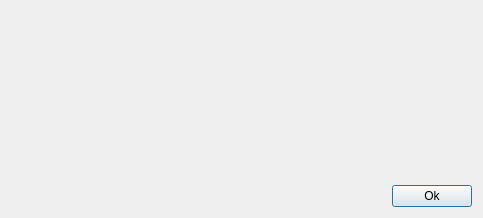
<?xml version="1.0" encoding="UTF-8"?>
<ui version="4.0">
 <class>pointsMessage</class>
 <widget class="QDialog" name="pointsMessage">
  <property name="geometry">
   <rect>
    <x>0</x>
    <y>0</y>
    <width>483</width>
    <height>218</height>
   </rect>
  </property>
  <property name="windowTitle">
   <string>Punkte</string>
  </property>
  <layout class="QVBoxLayout" name="verticalLayout">
   <item>
    <spacer name="verticalSpacer_2">
     <property name="orientation">
      <enum>Qt::Vertical</enum>
     </property>
     <property name="sizeHint" stdset="0">
      <size>
       <width>20</width>
       <height>65</height>
      </size>
     </property>
    </spacer>
   </item>
   <item>
    <layout class="QHBoxLayout" name="horizontalLayout_2">
     <item>
      <spacer name="horizontalSpacer_2">
       <property name="orientation">
        <enum>Qt::Horizontal</enum>
       </property>
       <property name="sizeHint" stdset="0">
        <size>
         <width>40</width>
         <height>20</height>
        </size>
       </property>
      </spacer>
     </item>
     <item>
      <widget class="QLabel" name="label">
       <property name="text">
        <string/>
       </property>
      </widget>
     </item>
     <item>
      <spacer name="horizontalSpacer_3">
       <property name="orientation">
        <enum>Qt::Horizontal</enum>
       </property>
       <property name="sizeHint" stdset="0">
        <size>
         <width>40</width>
         <height>20</height>
        </size>
       </property>
      </spacer>
     </item>
    </layout>
   </item>
   <item>
    <spacer name="verticalSpacer">
     <property name="orientation">
      <enum>Qt::Vertical</enum>
     </property>
     <property name="sizeHint" stdset="0">
      <size>
       <width>20</width>
       <height>64</height>
      </size>
     </property>
    </spacer>
   </item>
   <item>
    <layout class="QHBoxLayout" name="horizontalLayout">
     <item>
      <spacer name="horizontalSpacer">
       <property name="orientation">
        <enum>Qt::Horizontal</enum>
       </property>
       <property name="sizeHint" stdset="0">
        <size>
         <width>188</width>
         <height>20</height>
        </size>
       </property>
      </spacer>
     </item>
     <item>
      <widget class="QPushButton" name="pushButton">
       <property name="text">
        <string>Ok</string>
       </property>
      </widget>
     </item>
    </layout>
   </item>
  </layout>
 </widget>
 <resources>
  <include location="resources.qrc"/>
 </resources>
 <connections/>
</ui>
